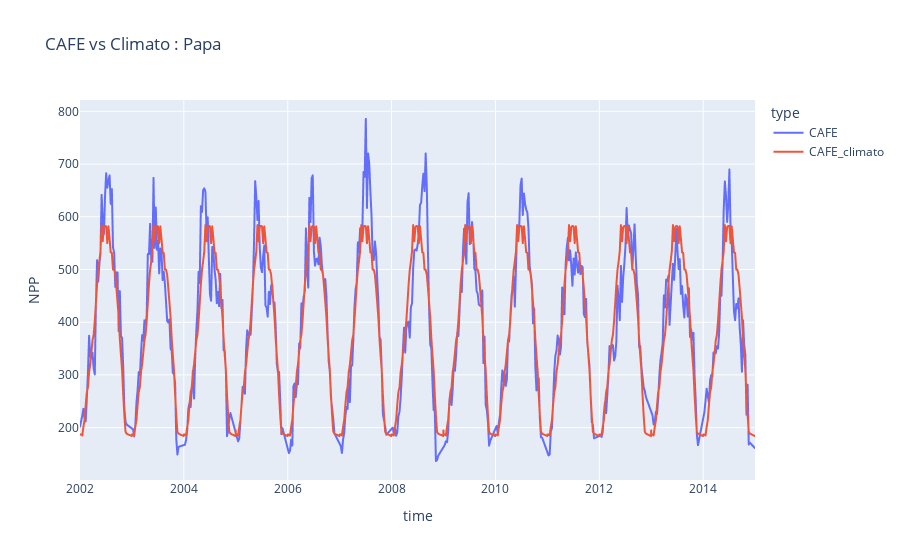

Here is the notebook cell this chart was saved with:
### Code cell
px.line(table_cafe, x="time", y="NPP", color="type", title=f"CAFE vs Climato : {station}")

### Figure 1 — Plotly figure (JSON) as saved in the notebook; plotly's stock layout.template omitted (floating-point values rounded to 4 significant figures; data arrays with more than 128 entries replaced by an {"elided": "..."} marker saying what was removed)
{"data": [{"hovertemplate": "type=CAFE<br>time=%{x}<br>NPP=%{y}<extra></extra>", "legendgroup": "CAFE", "line": {"color": "#636efa", "dash": "solid"}, "marker": {"symbol": "circle"}, "mode": "lines", "name": "CAFE", "showlegend": true, "type": "scattergl", "x": {"elided": "4748 str values"}, "xaxis": "x", "y": {"elided": "4748 float values"}, "yaxis": "y"}, {"hovertemplate": "type=CAFE_climato<br>time=%{x}<br>NPP=%{y}<extra></extra>", "legendgroup": "CAFE_climato", "line": {"color": "#EF553B", "dash": "solid"}, "marker": {"symbol": "circle"}, "mode": "lines", "name": "CAFE_climato", "showlegend": true, "type": "scattergl", "x": {"elided": "4748 str values"}, "xaxis": "x", "y": {"elided": "4748 float values"}, "yaxis": "y"}], "layout": {"legend": {"title": {"text": "type"}, "tracegroupgap": 0}, "title": {"text": "CAFE vs Climato : Papa"}, "xaxis": {"anchor": "y", "domain": [0, 1], "title": {"text": "time"}}, "yaxis": {"anchor": "x", "domain": [0, 1], "title": {"text": "NPP"}}}}
